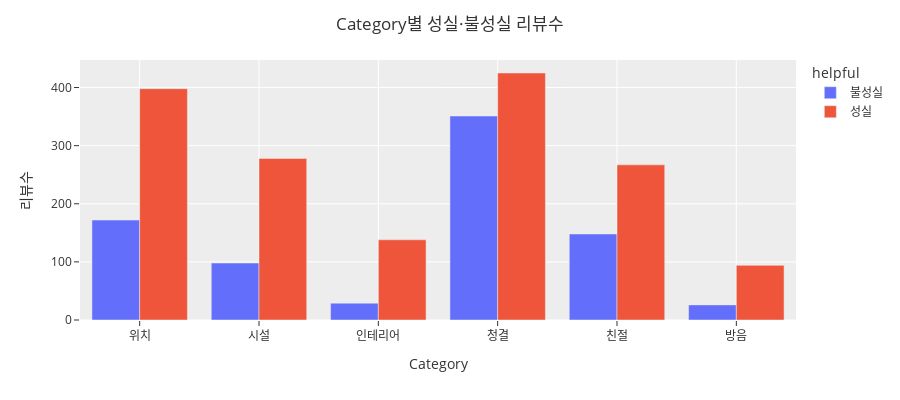

Notebook source saved alongside this figure:
### Code cell
colors = ['cyon','indigo']
fig = px.bar(data, x = 'variable', y = 'value',
            color = 'helpful', barmode = 'group',
            height = 400)
fig.update_traces(hovertemplate = 'Category: %{x} <br>리뷰수: %{y}')
fig.update_xaxes(title_text = 'Category')
fig.update_yaxes(title_text = '리뷰수')
fig.update_layout(xaxis_type = 'category', template = 'ggplot2', title = "Category별 성실·불성실 리뷰수")
fig.show()

### Figure 1 — Plotly figure (JSON) as saved in the notebook; plotly's stock layout.template omitted (floating-point values rounded to 4 significant figures)
{"data": [{"alignmentgroup": "True", "hovertemplate": "Category: %{x} <br>리뷰수: %{y}", "legendgroup": "불성실", "marker": {"color": "#636efa"}, "name": "불성실", "offsetgroup": "불성실", "orientation": "v", "showlegend": true, "textposition": "auto", "type": "bar", "x": ["위치", "시설", "인테리어", "청결", "친절", "방음"], "xaxis": "x", "y": [172, 98, 29, 351, 148, 26], "yaxis": "y"}, {"alignmentgroup": "True", "hovertemplate": "Category: %{x} <br>리뷰수: %{y}", "legendgroup": "성실", "marker": {"color": "#EF553B"}, "name": "성실", "offsetgroup": "성실", "orientation": "v", "showlegend": true, "textposition": "auto", "type": "bar", "x": ["위치", "시설", "인테리어", "청결", "친절", "방음"], "xaxis": "x", "y": [398, 278, 138, 425, 267, 94], "yaxis": "y"}], "layout": {"barmode": "group", "height": 400, "legend": {"title": {"text": "helpful"}, "tracegroupgap": 0}, "margin": {"t": 60}, "title": {"text": "Category별 성실·불성실 리뷰수"}, "xaxis": {"anchor": "y", "domain": [0, 1], "title": {"text": "Category"}, "type": "category"}, "yaxis": {"anchor": "x", "domain": [0, 1], "title": {"text": "리뷰수"}}}}
